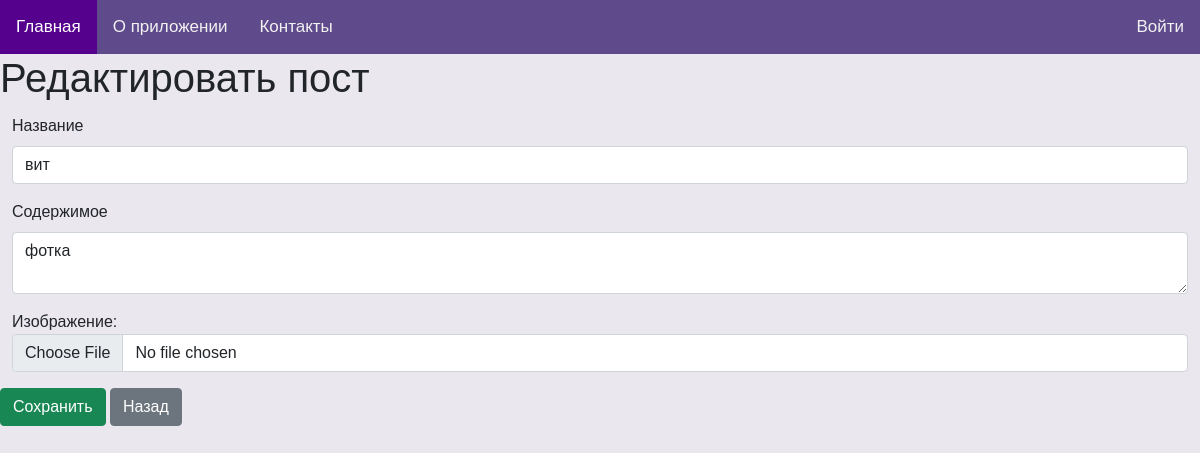
/user_posts/3/edit_post, run on an earlier commit of the app's database.
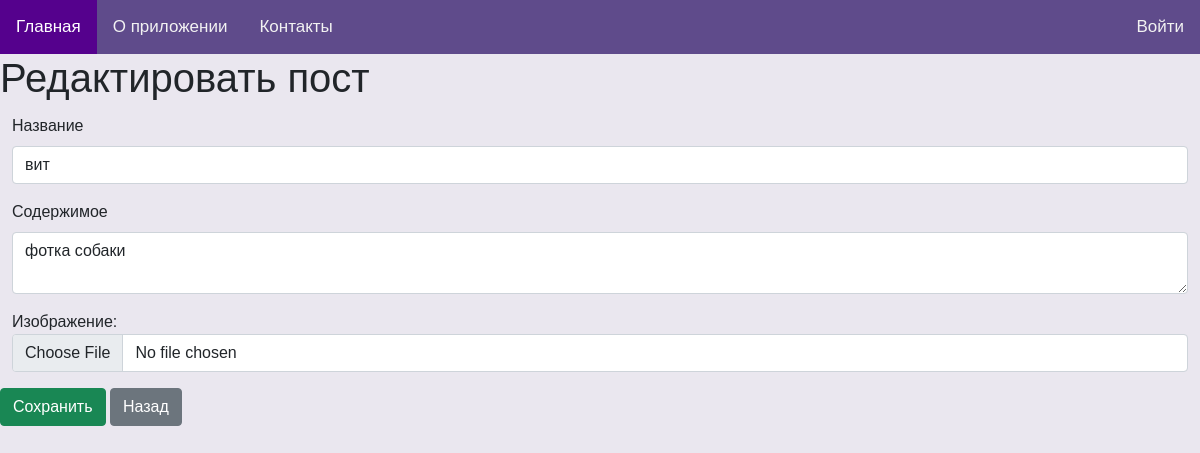
And on a later commit of the database.
### tables this page shows
CREATE TABLE "posts"
(
    post_id    INTEGER
        primary key autoincrement,
    user_id    INTEGER
        references user_profile
            on delete cascade,
    title      text not null,
    content    text not null,
    image_path text,
    tag        text
);

### server.py (the view, shortened to what this page needs)
@app.route('/user_posts/<string:post_id>/edit_post', methods=('GET', 'POST'))
def edit_post(post_id):
    conn = get_db_connection()
    post = conn.execute('select * FROM posts WHERE post_id = ?',
                        (post_id,)).fetchone()
    return render_template('user_posts/edit_user_post.html', post=post)

### server.py (called while the page is built)
def get_db_connection():
    conn = sqlite3.connect('blog.db')
    conn.row_factory = sqlite3.Row
    return conn

### templates/user_posts/edit_user_post.html (shortened to what this page needs)
{% extends 'main/layout.html' %}
{% block content %}
    <h1>Редактировать пост</h1>
    <form method="POST" enctype="multipart/form-data">
        <div class="mb-3">
            <label for="title" class="form-label">Название</label>
            <input class="form-control" type="text" id="title" name="title" value="{{ post['title'] }}">
        </div>
        <div class="mb-3">
            <label for="content" class="form-label">Содержимое</label>
            <textarea class="form-control" id="content" id='content' name="content" required>{{ post['content'] }}</textarea>
        </div>
        <div class="mb-3">
            <label for="img">Изображение:</label>
            <input type="file" id="img" name="img" class="form-control" value="{{ post['image_path'] }}">
        </div>
        <button type="submit" class="btn btn-success">Сохранить</button>
        <a href="{{ url_for('get_user_posts') }}" class="btn btn-secondary">Назад</a>
    </form>
{% endblock %}

What changed in the data, as far as the page shows it:
changed posts "вит": content "фотка" → "фотка собаки"
